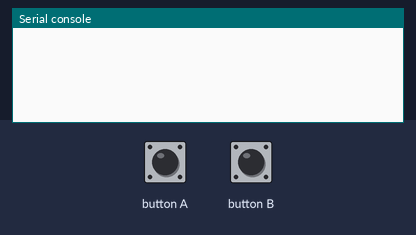
A program run on a simulated BBC micro:bit running MicroPython. On the bench: the last lines printed to the serial console. The test bench sets the inputs (shaded band). No radio messages arrive unless stated (any console line starting 'radio sent:' is added by the test bench).

Above: at 1.2 s.
1.3 s: button A pressed for 0.15 s
At 2.5 s:
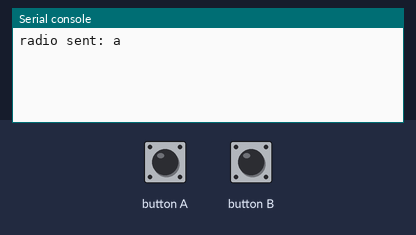
2.9 s: button B pressed for 0.15 s
At 3.9 s:
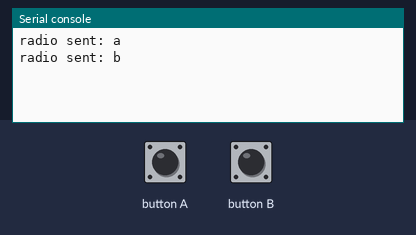

Measured:
- after the input at 1.3 s, the serial console: prints a new line at once (image 1)
- after the input at 2.9 s, the serial console: prints a new line at once (image 2)

The program:

mannette_joueur_1.py
```python
from microbit import *
import radio

radio.config(
    length=32,
    queue=3,
    channel=18,
    power=0,
    address=0x75626974,
    group=0,
    data_rate=radio.RATE_1MBIT,
)
radio.on()

while True:
    if button_a.was_pressed():
        radio.send("a")
    if button_b.was_pressed():
        radio.send("b")
```
